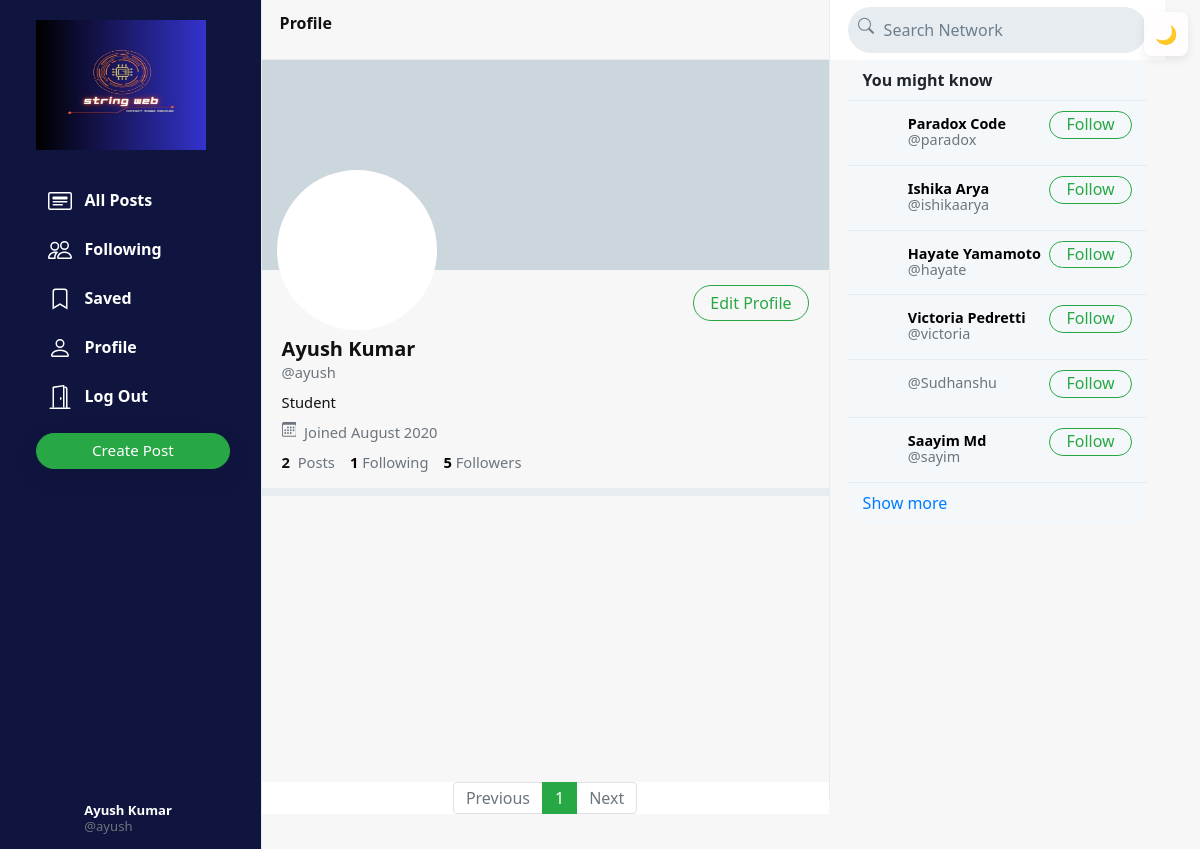
The app's page /ayush (signed in) with its own data.
### network/models.py (models this page shows, shortened)
class User(AbstractUser):
    profile_pic = models.ImageField(upload_to='profile_pic/')
    bio = models.TextField(max_length=160, blank=True, null=True)
    cover = models.ImageField(upload_to='covers/', blank=True)

### network/views.py (the view)
# urls.py: path("<str:username>", views.profile, name='profile'),
def profile(request, username):
    user = User.objects.get(username=username)
    all_posts = Post.objects.filter(creater=user).order_by('-date_created')
    paginator = Paginator(all_posts, 10)
    page_number = request.GET.get('page')
    if page_number == None:
        page_number = 1
    posts = paginator.get_page(page_number)
    followings = []
    suggestions = []
    follower = False
    if request.user.is_authenticated:
        followings = Follower.objects.filter(followers=request.user).values_list('user', flat=True)
        suggestions = User.objects.exclude(pk__in=followings).exclude(username=request.user.username).order_by("?")[:6]
        if request.user in Follower.objects.get(user=user).followers.all():
            follower = True
    follower_count = Follower.objects.get(user=user).followers.all().count()
    following_count = Follower.objects.filter(followers=user).count()
    return render(request, 'network/profile.html', {
        "username": user,
        "posts": posts,
        "posts_count": all_posts.count(),
        "suggestions": suggestions,
        "page": "profile",
        "is_follower": follower,
        "follower_count": follower_count,
        "following_count": following_count
    })

### network/templates/network/profile.html (shortened to what this page needs)
{% extends 'network/index.html' %}
{% load static %}
{% block profile %}
    <div class="profile-view" data-user="{{username.username}}">
        <div class="cover-image" style="background-image: url(/media/{{username.cover}})"></div>
        <div class="profile-image" style="background-image: url(/media/{{username.profile_pic}})"></div>
        <div class="profile-details">
            <div>
                {% if user.username == username.username %}
                    <button class="btn btn-outline-success float-right" id="edit-profile-btn">Edit Profile</button>
                {% elif is_follower %}
                    <button class="btn btn-success float-right" onclick="unfollow_user(this,'{{username.username}}','edit_page')" id="following-btn">Following</button>
                {% else %}
                    <button class="btn btn-outline-success float-right" onclick="follow_user(this,'{{username.username}}','edit_page')" id="follow-btn">Follow</button>
                {% endif %}
            </div>
            <div class="details-data">
                <h5>{{username.first_name}} {{username.last_name}}</h5>
                <div class="grey">@{{username.username}}</div>
                <div class="bio">
                    {% if username.bio is not None %}
                        {{username.bio}}
                    {% endif %}
                </div>
                <div class="grey" style="padding: 8px 0px;">
                    &nbsp;Joined {{username.date_joined | date:"F Y"}}
                </div>
                <div>
                    <strong>
                        {{posts_count}}
                    </strong>
                    &nbsp;<span class="grey">Posts</span>
                    <a href="#">
                        <strong id="following__count">{{following_count | default:0}}</strong>&nbsp;<span class="grey">Following</span>
                    </a>
                    <a href="#">
                        <strong id="follower__count">{{follower_count | default:0}}</strong>&nbsp;<span class="grey">Followers</span>
                    </a>
                </div>
            </div>
        </div>
    </div>
    <div class="space"></div>
{% endblock %}

### network/templates/network/layout.html (shortened to what this page needs)
{% load static %}
<!DOCTYPE html>
<html lang="en">
    <head>
        <link rel="stylesheet" href="https://stackpath.bootstrapcdn.com/bootstrap/4.4.1/css/bootstrap.min.css">
        <link href="{% static 'network/styles.css' %}" rel="stylesheet">
    </head>
    <body>
        {% include "network/light-dark.html" %}
        <div class="body" data-page="{{page}}">
            <div class="sidenav" style="background-color: #0f153e;">
                <a href="{% url 'index' %}" class="navbar-brand">
                    <img src="{% static 'network/Images/logo2.jpg' %}" height="130px" width="170px">
                </a>
                <div style="height: 100%;">
                    <div>
                        <div>
                            <ul>
                                <li class="nav-item" id="all_posts">
                                <a href="{% url 'index' %}" class="nav-link" >
                                    <div>
                                        &nbsp;&nbsp;All Posts
                                    </div>
                                </a>
                                </li>
                                {% if user.is_authenticated %}
                                    <li class="nav-item" id="following">
                                        <a href="{% url 'following' %}" class="nav-link">
                                            <div>
                                                &nbsp;&nbsp;Following
                                            </div>
                                        </a>
                                    </li>
                                    <li class="nav-item" id="saved">
                                        <a href="{% url 'saved' %}" class="nav-link">
                                            <div>
                                                <svg width="1.5em" height="1.5em" viewBox="0 0 16 16" class="bi bi-bookmark" fill="currentColor" xmlns="http://www.w3.org/2000/svg">
                                                    <path fill-rule="evenodd" d="M8 12l5 3V3a2 2 0 0 0-2-2H5a2 2 0 0 0-2 2v12l5-3zm-4 1.234l4-2.4 4 2.4V3a1 1 0 0 0-1-1H5a1 1 0 0 0-1 1v10.234z"/>
                                                  </svg>
                                                &nbsp;&nbsp;Saved
                                            </div>
                                        </a>
                                    </li>
                                    <li class="nav-item" id="profile">
                                        <a href="{% url 'profile' user.username %}" class="nav-link">
                                            <div>
                                                &nbsp;&nbsp;Profile
                                            </div>
                                        </a>
                                    </li>
                                    <li class="nav-item" id="logout">
                                        <a href="{% url 'logout' %}" class="nav-link">
                                            <div>
                                                &nbsp;&nbsp;Log Out
                                            </div>
                                        </a>
                                    </li>
                                {% endif %}
                            </ul>
                        </div>
                        {% if user.is_authenticated %}
                            <button id="popup-btn" class="btn btn-success new-post-btn" onclick="createpost()">Create Post</button>
                        {% endif %}
                    </div>
                    <div style="position: absolute; bottom: 10px;">
                        {% if user.is_authenticated %}
                            <li class="nav-item sidenav-user">
                                <a href="{% url 'profile' user.username %}" class="nav-link">
                                    <div class="user_account">
                                        <div class="small-profilepic" style="float: left; background-image: url(/media/{{user.profile_pic}})"></div>
                                        <div style="height: 2.7vw; margin: auto;">
                                            <div style="margin-top: 4px;"><strong>{{user.first_name}} {{user.last_name}}</strong></div>
                                            <div class="grey" style="margin-top: 4px;">@{{ user.username }}</div>
                                        </div>
                                    </div>
                                </a>
                            </li>
                        {% endif %}
                    </div>
                </div>
            </div>
            {% block body %}
            {% endblock %}
            <div class="right-div">
                <nav class="head">
                    <form action="#">
                        <div class="search-div">
                            <div>
                            </div>
                            <input type="text" name="query" id="search-box" placeholder="Search Network">
                        </div>
                    </form>
                </nav>
                <div class='right-div-content'>
                    {% if user.is_authenticated %}
                        <div class="suggestion-box">
                            <div class="suggestion-header">
                                You might know
                            </div>
                            {% for suggestion in suggestions %}
                                <div class="suggestion-user">
                                    <div>
                                        <a href="{% url 'profile' suggestion.username %}">
                                            <div class="small-profilepic" style="background-image: url(/media/{{suggestion.profile_pic}})"></div>
                                        </a>
                                    </div>
                                    <div class="user-details">
                                        <a href="{% url 'profile' suggestion.username %}">
                                            <div id="user-name">
                                                <strong>
                                                    {{suggestion.first_name}} {{suggestion.last_name}}
                                                </strong>
                                            </div>
                                            <div class="grey">@{{suggestion.username}}</div>
                                        </a>
                                    </div>
                                    <div>
                                        <button class="btn btn-outline-success" type="button" onclick="follow_user(this,'{{suggestion.username}}','suggestion')">Follow</button>
                                    </div>
                                </div>
                            {% empty %}
                                    <div style="text-align: center; border-bottom: .5px solid #e6ecf0; padding: 10px 15px;">
                                        <span class="grey" style="font-size: .9em;">No suggestions available.</span>
                                    </div>
                            {% endfor %}
                            <div class="suggestion-footer">
                                <a href="#">Show more</a>
                            </div>
                        </div>
                    {% endif %}
                </div>
            </div>
        </div>
    </body>
</html>

### network/static/network/styles.css (style rules this page uses)
.body { display: flex; min-height: 100%; font-family: system-ui, sans-serif; background-color: var(--bg); }
:root { --bg: #f7f7f7; --text: #111111; --card-bg: #ffffff; --muted: #6c757d; --link: #007bff; --popup-bg: #ffffff; }
.card, .card-body, nav, .popup .small-popup, .popup .large-popup, .jumbotron { background-color: var(--card-bg); color: var(--text); }
a, .nav-link { color: var(--link); }
.text-muted, .grey { color: var(--muted) !important; }
.btn { border-radius: 20px; padding: 0.32rem 1rem 0.375rem 1rem; }
.btn, .btn:focus, .btn:active { box-shadow: none !important; -webkit-box-shadow: none !important; }
.grey { color: #657786; }
svg { vertical-align: text-top; }
.sidenav { height: 100%; width: 21.8%; position: fixed; top: 0; left: 0; padding: 15px; list-style: none; border-right: .5px solid #e6ecf0; z-index: 100; padding-left: 3%; background-color: var(--bg); }
.sidenav ul { list-style: none; padding-left: 0px; margin-top: 3vh; }
.sidenav li { margin-top: 7px; }
.sidenav .nav-link { color: var(--text); line-height: .7em; font-weight: 700; padding: 0px; }
.sidenav .nav-link > div { padding: 10px 20px 8px 12px; border-radius: 25px; line-height: 0.9em; width: max-content; color: white }
.new-post-btn { padding-left: 55px !important; padding-right: 55px !important; font-size: .95em; font-weight: 530; box-shadow: rgba(0, 0, 0, 0.08) 0px 8px 24px !important; }
.user_account { display: flex; font-size: .82rem; font-weight: normal; padding-top: 3px !important; padding-bottom: 3px !important; padding-left: 3px !important; }
.user_account .small-profilepic { transform: scale(.82); margin-left: auto; margin-top: auto; }
.active a { color: #28a745 !important; }
.head { height: 7.5vh; }
.small-profilepic { width: 3.1vw; height: 3.1vw; border-radius: 9999px; overflow: hidden; margin-right: 8px; background-size: cover; background-repeat: no-repeat; background-position: center; box-sizing: content-box; }
.space { height: 8px; background-color: #e6ecf0; }
.cover-image { height: 210px; background-size: cover; background-position: center; background-repeat: no-repeat; background-color: #ccd6dd; }
.profile-image { width: 160px; height: 160px; position: absolute; left: 15px; top: 110px; border-radius: 99999px; border: 4px solid white; background-size: cover; background-repeat: no-repeat; background-position: center; background-color: white; }
.profile-details { padding: 15px 20px; }
.profile-details button { padding-bottom: 0.3rem; }
.profile-details > .details-data { margin-top: 52px; font-size: .92em; }
.profile-details h5 { font-weight: 800; margin-bottom: 0px; }
.profile-details a { color: black; text-decoration: none; }
.bio { margin-top: 8px; }
.right-div { width: 28%; height: 100vh; position: fixed; right: 2.95%; border-left: .5px solid #e6ecf0; background-color: var(--bg); }
.right-div .head { padding: .9vh 1.5vw; }
.right-div .search-div { margin-left: auto; margin-right: auto; display: flex; border-radius: 25px; background-color: #e6ecf0; padding-left: 10px; padding-right: 10px; vertical-align: middle; }
#search-box { height: 5.7vh; border: none; background: none; outline: none; width: 100%; margin-left: 8px; }
#search-box::placeholder { color: #6d7e8c; }
.right-div-content { height: 92.5vh; overflow: auto; padding-left: 1.5vw; padding-right: 1.5vw; }
.suggestion-box, .guest-box { border-radius: 15px; overflow: hidden; background-color: #f5f8fa; }
.suggestion-header { padding: 13px 15px; line-height: .9em; font-weight: 800; border-bottom: .5px solid #e6ecf0; }
.suggestion-user { display: flex; padding: 10px 15px; font-size: .9em; border-bottom: .5px solid #e6ecf0; }
.suggestion-user a { color: black; text-decoration: none; }
.user-details { flex: 1; line-height: 1.1em; padding: 5px 0px 7px 0px; }
.suggestion-user .btn { padding: 0em 1em .09em 1em; }
.suggestion-footer { padding: 13px 15px; line-height: .9em; }
.suggestion-footer a { text-decoration: none; }

### records on screen
User: first_name "Ayush", last_name "Kumar", username "ayush", bio "Student", date_joined "August 2020"
User: first_name "Paradox", last_name "Code", username "paradox"
User: first_name "Ishika", last_name "Arya", username "ishikaarya"
User: first_name "Hayate", last_name "Yamamoto", username "hayate"
User: first_name "Victoria", last_name "Pedretti", username "victoria"
User: username "Sudhanshu"
User: first_name "Saayim", last_name "Md", username "sayim"

### other values on screen
{{ posts_count }} "2"
{{ following_count | default:0 }} "1"
{{ follower_count | default:0 }} "5"
{{ each }} "1"
